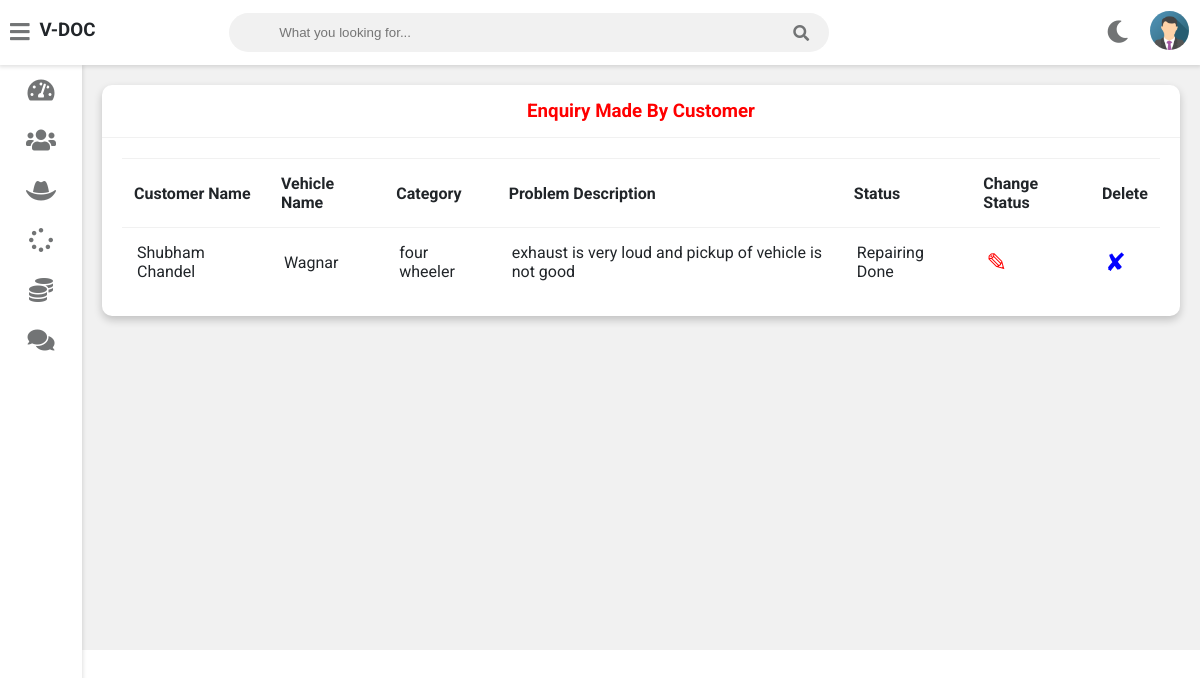
Screenshot of /admin-view-request (signed in) with the database file from the repository.
### vehicle/models.py (models this page shows, shortened)
class Customer(models.Model):
    user=models.OneToOneField(User,on_delete=models.CASCADE)
    profile_pic= models.ImageField(upload_to='profile_pic/CustomerProfilePic/',null=True,blank=True)
    address = models.CharField(max_length=40)
    mobile = models.CharField(max_length=20,null=False)
    @property
    def get_name(self):
        return self.user.first_name+" "+self.user.last_name

class Request(models.Model):
    cat=(('two wheeler with gear','two wheeler with gear'),('two wheeler without gear','two wheeler without gear'),('three wheeler','three wheeler'),('four wheeler','four wheeler'))
    category=models.CharField(max_length=50,choices=cat)
    vehicle_no=models.PositiveIntegerField(null=False)
    vehicle_name = models.CharField(max_length=40,null=False)
    vehicle_model = models.CharField(max_length=40,null=False)
    vehicle_brand = models.CharField(max_length=40,null=False)
    problem_description = models.CharField(max_length=500,null=False)
    date=models.DateField(auto_now=True)
    cost=models.PositiveIntegerField(null=True)
    customer=models.ForeignKey('Customer', on_delete=models.CASCADE,null=True)
    mechanic=models.ForeignKey('Mechanic',on_delete=models.CASCADE,null=True)
    stat=(('Pending','Pending'),('Approved','Approved'),('Repairing','Repairing'),('Repairing Done','Repairing Done'),('Released','Released'))
    status=models.CharField(max_length=50,choices=stat,default='Pending',null=True)

### vehicle/views.py (the view)
# urls.py: path('admin-view-request',views.admin_view_request_view,name='admin-view-request'),
@login_required(login_url='adminlogin')
def admin_view_request_view(request):
    enquiry=models.Request.objects.all().order_by('-id')
    customers=[]
    for enq in enquiry:
        customer=models.Customer.objects.get(id=enq.customer_id)
        customers.append(customer)
    return render(request,'vehicle/admin_view_request.html',{'data':zip(customers,enquiry)})

### templates/vehicle/admin_view_request.html
{% extends 'vehicle/adminbase.html' %}
{% block content %}
	<div class="wrapper">
		<div class="row">
			<div class="col-12 col-m-12 col-sm-12">
				<div class="card">
					<div class="card-header">
						<h3 style="color:red; text-align:center" >Enquiry Made By Customer
						</h3>
					</div>
					<div class="card-content">
						<table>
							<thead>
                <tr>
                  <th>Customer Name</th>
                  <th>Vehicle Name</th>
                  <th>Category</th>
                  <th>Problem Description</th>
                  <th>Status</th>
                  <th>Change Status</th>
                  <th>Delete</th>
                </tr>
							</thead>
							<tbody>
                {% for c,r in data %}
                <tr>
                  <td> {{c.get_name}}</td>
                  <td> {{r.vehicle_name}}</td>
                  <td>{{r.category}}</td>
                  <td>{{r.problem_description}}</td>
                  <td>{{r.status}}</td>
                  <td><a  style="color:red; text-decoration:none;font-size:25px;" href="{% url 'change-status' r.id  %}">&#9998;</a></td>
                  <td><a style="color:blue; text-decoration:none;font-size:25px;"href="{% url 'admin-delete-request' r.id  %}">&#10008;</a></td>
                </tr>
                {% endfor %}
							</tbody>
						</table>
					</div>
				</div>
			</div>
		</div>
<br><br><br><br><br><br><br><br><br><br><br><br><br><br><br><br>
	</div>
{% endblock content %}

### static/style.css (style rules this page uses)
:root { --primary-color: #4834d4; --success-color: #6ab04c; --warning-color: #f0932b; --danger-color: #eb4d4b; --light-color: #212529; --light-second-color: #727475; --light-background: #ffffff; --light-second-background: #f1f1f1; --dark-color: #909090; --dark-second-color: #f5f6fa; --dark-background: #23242D; --dark-second-background: #181818; }
.light { --main-bg-color: var(--light-background); --second-bg-color: var(--light-second-background); --main-color: var(--light-color); --second-color: var(--light-second-color); }
* { box-sizing: border-box; }
body { font-family: 'Roboto', sans-serif; background: var(--main-bg-color); color: var(--main-color); margin: 0; }
.wrapper { padding: 10px; margin-left: 82px; padding-top: 75px; background: var(--second-bg-color); transition: margin-left .5s; }
.row { display: flex; flex-wrap: wrap; flex-direction: row; }
.row:after, .row:before { box-sizing: border-box; }
[class*="col-"] { padding: 10px; }
@media only screen and (min-width: 600px) { .col-sm-12 { width: 100%; } }
@media only screen and (min-width: 768px) { .col-m-12 { width: 100%; } }
@media only screen and (min-width: 992px) { .col-12 { width: 100%; } }
.card { background: var(--main-bg-color); color: var(--main-color); border-radius: 10px; margin-bottom: 10px; box-shadow: 0 4px 8px 0 rgba(0,0,0,0.2); }
.card-header { padding: 15px 30px; border-bottom: 1px solid var(--second-bg-color); position: relative; }
.card-header h3 { margin: 0; }
.card-content { padding: 20px; overflow-x: auto; }
table { border-collapse: collapse; width: 100%; }
table td { border-top: 1px solid var(--second-bg-color); padding: 15px; }
table th { border-top: 1px solid var(--second-bg-color); border-bottom: 1px solid var(--second-bg-color); padding: 15px 12px; text-align: left; }

### rows the page displays
Customer: get_name "Shubham Chandel", vehicle_name "Wagnar", category "four wheeler", problem_description "exhaust is very loud and pickup of vehicle is not good", status "Repairing Done"
